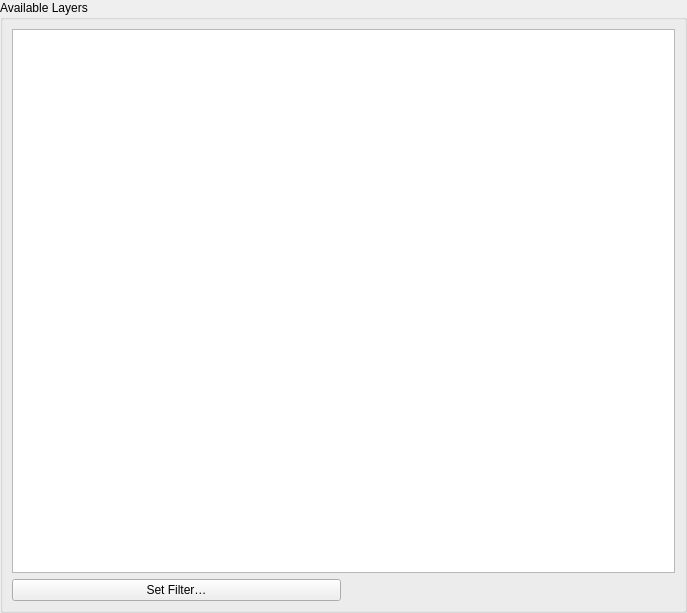
<?xml version="1.0" encoding="UTF-8"?>
<ui version="4.0">
 <class>Form</class>
 <widget class="QWidget" name="Form">
  <property name="geometry">
   <rect>
    <x>0</x>
    <y>0</y>
    <width>687</width>
    <height>613</height>
   </rect>
  </property>
  <property name="windowTitle">
   <string>Form</string>
  </property>
  <layout class="QVBoxLayout" name="verticalLayout">
   <property name="leftMargin">
    <number>0</number>
   </property>
   <property name="topMargin">
    <number>0</number>
   </property>
   <property name="rightMargin">
    <number>0</number>
   </property>
   <property name="bottomMargin">
    <number>0</number>
   </property>
   <item>
    <widget class="QGroupBox" name="groupBox">
     <property name="title">
      <string>Available Layers</string>
     </property>
     <layout class="QGridLayout" name="gridLayout">
      <item row="0" column="0" colspan="2">
       <widget class="QTreeView" name="layers_tree_view"/>
      </item>
      <item row="1" column="1">
       <widget class="QLabel" name="cql_filter_label">
        <property name="text">
         <string/>
        </property>
       </widget>
      </item>
      <item row="1" column="0">
       <widget class="QPushButton" name="button_set_filter">
        <property name="text">
         <string>Set Filter…</string>
        </property>
       </widget>
      </item>
     </layout>
    </widget>
   </item>
  </layout>
 </widget>
 <resources/>
 <connections/>
</ui>
